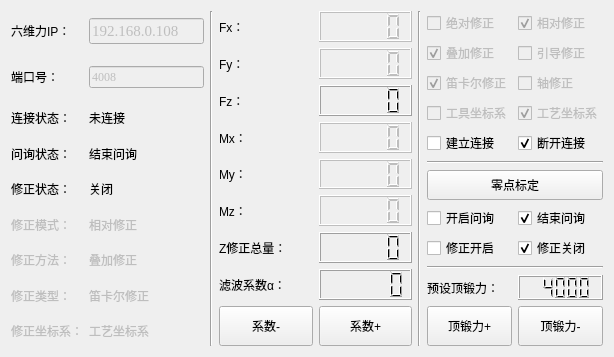
      <widget class="QWidget" name="tab">
       <attribute name="title">
        <string>六维力</string>
       </attribute>
       <layout class="QVBoxLayout" name="verticalLayout_2">
        <item>
         <layout class="QHBoxLayout" name="horizontalLayout_4" stretch="1,1,1,1,0">
          <item>
           <layout class="QGridLayout" name="gridLayout_14" rowstretch="0,0,0,0,0,0,0,0,0" columnstretch="0,0">
            <item row="5" column="0">
             <widget class="QLabel" name="label_27">
              <property name="enabled">
               <bool>false</bool>
              </property>
              <property name="text">
               <string>修正模式：</string>
              </property>
             </widget>
            </item>
            <item row="5" column="1">
             <widget class="QLabel" name="mlabel_sri_model">
              <property name="enabled">
               <bool>false</bool>
              </property>
              <property name="text">
               <string>相对修正</string>
              </property>
             </widget>
            </item>
            <item row="6" column="0">
             <widget class="QLabel" name="label_30">
              <property name="enabled">
               <bool>false</bool>
              </property>
              <property name="text">
               <string>修正方法：</string>
              </property>
             </widget>
            </item>
            <item row="6" column="1">
             <widget class="QLabel" name="mlabel_sri_method">
              <property name="enabled">
               <bool>false</bool>
              </property>
              <property name="text">
               <string>叠加修正</string>
              </property>
             </widget>
            </item>
            <item row="7" column="0">
             <widget class="QLabel" name="label_31">
              <property name="enabled">
               <bool>false</bool>
              </property>
              <property name="text">
               <string>修正类型：</string>
              </property>
             </widget>
            </item>
            <item row="7" column="1">
             <widget class="QLabel" name="mlabel_sri_type">
              <property name="enabled">
               <bool>false</bool>
              </property>
              <property name="text">
               <string>笛卡尔修正</string>
              </property>
             </widget>
            </item>
            <item row="8" column="0">
             <widget class="QLabel" name="label_32">
              <property name="enabled">
               <bool>false</bool>
              </property>
              <property name="text">
               <string>修正坐标系：</string>
              </property>
             </widget>
            </item>
            <item row="8" column="1">
             <widget class="QLabel" name="mlabel_sri_ccs">
              <property name="enabled">
               <bool>false</bool>
              </property>
              <property name="text">
               <string>工艺坐标系</string>
              </property>
             </widget>
            </item>
            <item row="4" column="0">
             <widget class="QLabel" name="label_33">
              <property name="text">
               <string>修正状态：</string>
              </property>
             </widget>
            </item>
            <item row="4" column="1">
             <widget class="QLabel" name="mlabel_rsie_status_onoff">
              <property name="text">
               <string>关闭</string>
              </property>
             </widget>
            </item>
            <item row="0" column="0">
             <widget class="QLabel" name="label_12">
              <property name="minimumSize">
               <size>
                <width>0</width>
                <height>40</height>
               </size>
              </property>
              <property name="text">
               <string>六维力IP：</string>
              </property>
             </widget>
            </item>
            <item row="1" column="0">
             <widget class="QLabel" name="label_14">
              <property name="minimumSize">
               <size>
                <width>0</width>
                <height>40</height>
               </size>
              </property>
              <property name="text">
               <string>端口号：</string>
              </property>
             </widget>
            </item>
            <item row="2" column="0">
             <widget class="QLabel" name="label_16">
              <property name="text">
               <string>连接状态：</string>
              </property>
             </widget>
            </item>
            <item row="2" column="1">
             <widget class="QLabel" name="mlabel_sri_status_connect">
              <property name="text">
               <string>未连接</string>
              </property>
             </widget>
            </item>
            <item row="0" column="1">
             <widget class="QLineEdit" name="mlineedit_sri_ip">
              <property name="enabled">
               <bool>false</bool>
              </property>
              <property name="font">
               <font>
                <family>Times New Roman</family>
                <pointsize>11</pointsize>
               </font>
              </property>
              <property name="text">
               <string>192.168.0.108</string>
              </property>
             </widget>
            </item>
            <item row="1" column="1">
             <widget class="QLineEdit" name="mlineedit_sri_port">
              <property name="enabled">
               <bool>false</bool>
              </property>
              <property name="font">
               <font>
                <family>Times New Roman</family>
               </font>
              </property>
              <property name="text">
               <string>4008</string>
              </property>
             </widget>
            </item>
            <item row="3" column="0">
             <widget class="QLabel" name="label_3">
              <property name="text">
               <string>问询状态：</string>
              </property>
             </widget>
            </item>
            <item row="3" column="1">
             <widget class="QLabel" name="mlabel_sri_status_ask">
              <property name="text">
               <string>结束问询</string>
              </property>
             </widget>
            </item>
           </layout>
          </item>
          <item>
           <widget class="Line" name="line_6">
            <property name="orientation">
             <enum>Qt::Vertical</enum>
            </property>
           </widget>
          </item>
          <item>
           <layout class="QGridLayout" name="gridLayout_16" rowstretch="0,0,0,0,0,0,0,0,0" columnstretch="1,1">
            <item row="6" column="1">
             <widget class="QLCDNumber" name="mlcdnumber_sri_correct_sum_z">
              <property name="enabled">
               <bool>true</bool>
              </property>
              <property name="minimumSize">
               <size>
                <width>0</width>
                <height>22</height>
               </size>
              </property>
             </widget>
            </item>
            <item row="6" column="0">
             <widget class="QLabel" name="label_42">
              <property name="text">
               <string>Z修正总量：</string>
              </property>
             </widget>
            </item>
            <item row="0" column="0">
             <widget class="QLabel" name="label_26">
              <property name="enabled">
               <bool>true</bool>
              </property>
              <property name="text">
               <string>Fx：</string>
              </property>
             </widget>
            </item>
            <item row="1" column="0">
             <widget class="QLabel" name="label_7">
              <property name="enabled">
               <bool>true</bool>
              </property>
              <property name="text">
               <string>Fy：</string>
              </property>
             </widget>
            </item>
            <item row="2" column="0">
             <widget class="QLabel" name="label_25">
              <property name="text">
               <string>Fz：</string>
              </property>
             </widget>
            </item>
            <item row="3" column="0">
             <widget class="QLabel" name="label_28">
              <property name="enabled">
               <bool>true</bool>
              </property>
              <property name="text">
               <string>Mx：</string>
              </property>
             </widget>
            </item>
            <item row="4" column="0">
             <widget class="QLabel" name="label_29">
              <property name="enabled">
               <bool>true</bool>
              </property>
              <property name="text">
               <string>My：</string>
              </property>
             </widget>
            </item>
            <item row="5" column="0">
             <widget class="QLabel" name="label_34">
              <property name="enabled">
               <bool>true</bool>
              </property>
              <property name="text">
               <string>Mz：</string>
              </property>
             </widget>
            </item>
            <item row="0" column="1">
             <widget class="QLCDNumber" name="mlcdnumber_sri_Fx">
              <property name="enabled">
               <bool>false</bool>
              </property>
              <property name="minimumSize">
               <size>
                <width>0</width>
                <height>22</height>
               </size>
              </property>
             </widget>
            </item>
            <item row="1" column="1">
             <widget class="QLCDNumber" name="mlcdnumber_sri_Fy">
              <property name="enabled">
               <bool>false</bool>
              </property>
              <property name="minimumSize">
               <size>
                <width>0</width>
                <height>22</height>
               </size>
              </property>
             </widget>
            </item>
            <item row="2" column="1">
             <widget class="QLCDNumber" name="mlcdnumber_sri_Fz">
              <property name="enabled">
               <bool>true</bool>
              </property>
              <property name="minimumSize">
               <size>
                <width>0</width>
                <height>22</height>
               </size>
              </property>
             </widget>
            </item>
            <item row="3" column="1">
             <widget class="QLCDNumber" name="mlcdnumber_sri_Mx">
              <property name="enabled">
               <bool>false</bool>
              </property>
              <property name="minimumSize">
               <size>
                <width>0</width>
                <height>22</height>
               </size>
              </property>
             </widget>
            </item>
            <item row="4" column="1">
             <widget class="QLCDNumber" name="mlcdnumber_sri_My">
              <property name="enabled">
               <bool>false</bool>
              </property>
              <property name="minimumSize">
               <size>
                <width>0</width>
                <height>22</height>
               </size>
              </property>
             </widget>
            </item>
            <item row="5" column="1">
             <widget class="QLCDNumber" name="mlcdnumber_sri_Mz">
              <property name="enabled">
               <bool>false</bool>
              </property>
              <property name="minimumSize">
               <size>
                <width>0</width>
                <height>22</height>
               </size>
              </property>
             </widget>
            </item>
            <item row="7" column="0">
             <widget class="QLabel" name="label_41">
              <property name="text">
               <string>滤波系数α：</string>
              </property>
             </widget>
            </item>
            <item row="7" column="1">
             <widget class="QLCDNumber" name="lcdNumber">
              <property name="smallDecimalPoint">
               <bool>true</bool>
              </property>
              <property name="value" stdset="0">
               <double>0.000000000000000</double>
              </property>
              <property name="intValue" stdset="0">
               <number>0</number>
              </property>
             </widget>
            </item>
            <item row="8" column="0">
             <widget class="QPushButton" name="pushButton">
              <property name="minimumSize">
               <size>
                <width>0</width>
                <height>40</height>
               </size>
              </property>
              <property name="text">
               <string>系数-</string>
              </property>
             </widget>
            </item>
            <item row="8" column="1">
             <widget class="QPushButton" name="pushButton_2">
              <property name="minimumSize">
               <size>
                <width>0</width>
                <height>40</height>
               </size>
              </property>
              <property name="text">
               <string>系数+</string>
              </property>
             </widget>
            </item>
           </layout>
          </item>
          <item>
           <widget class="Line" name="line_8">
            <property name="orientation">
             <enum>Qt::Vertical</enum>
            </property>
           </widget>
          </item>
          <item>
           <layout class="QGridLayout" name="gridLayout_15" rowstretch="1,0,0,0,0,0,0,0,0,0,0,0,0,0,0" columnstretch="1,0">
            <item row="0" column="0">
             <widget class="QCheckBox" name="checkBox">
              <property name="enabled">
               <bool>false</bool>
              </property>
              <property name="text">
               <string>绝对修正</string>
              </property>
             </widget>
            </item>
            <item row="0" column="1">
             <widget class="QCheckBox" name="checkBox_2">
              <property name="enabled">
               <bool>false</bool>
              </property>
              <property name="text">
               <string>相对修正</string>
              </property>
              <property name="checked">
               <bool>true</bool>
              </property>
             </widget>
            </item>
            <item row="1" column="0">
             <widget class="QCheckBox" name="checkBox_3">
              <property name="enabled">
               <bool>false</bool>
              </property>
              <property name="text">
               <string>叠加修正</string>
              </property>
              <property name="checked">
               <bool>true</bool>
              </property>
             </widget>
            </item>
            <item row="1" column="1">
             <widget class="QCheckBox" name="checkBox_4">
              <property name="enabled">
               <bool>false</bool>
              </property>
              <property name="text">
               <string>引导修正</string>
              </property>
             </widget>
            </item>
            <item row="2" column="0">
             <widget class="QCheckBox" name="checkBox_5">
              <property name="enabled">
               <bool>false</bool>
              </property>
              <property name="text">
               <string>笛卡尔修正</string>
              </property>
              <property name="checked">
               <bool>true</bool>
              </property>
             </widget>
            </item>
            <item row="2" column="1">
             <widget class="QCheckBox" name="checkBox_6">
              <property name="enabled">
               <bool>false</bool>
              </property>
              <property name="text">
               <string>轴修正</string>
              </property>
             </widget>
            </item>
            <item row="3" column="0">
             <widget class="QCheckBox" name="checkBox_7">
              <property name="enabled">
               <bool>false</bool>
              </property>
              <property name="text">
               <string>工具坐标系</string>
              </property>
             </widget>
            </item>
            <item row="3" column="1">
             <widget class="QCheckBox" name="checkBox_8">
              <property name="enabled">
               <bool>false</bool>
              </property>
              <property name="text">
               <string>工艺坐标系</string>
              </property>
              <property name="checked">
               <bool>true</bool>
              </property>
             </widget>
            </item>
            <item row="10" column="0">
             <widget class="QCheckBox" name="mcheckbox_sri_status_on">
              <property name="enabled">
               <bool>true</bool>
              </property>
              <property name="text">
               <string>修正开启</string>
              </property>
             </widget>
            </item>
            <item row="10" column="1">
             <widget class="QCheckBox" name="mcheckbox_sri_status_off">
              <property name="enabled">
               <bool>true</bool>
              </property>
              <property name="text">
               <string>修正关闭</string>
              </property>
              <property name="checked">
               <bool>true</bool>
              </property>
             </widget>
            </item>
            <item row="14" column="0">
             <widget class="QPushButton" name="mpushbutton_sri_fzsetting_up">
              <property name="enabled">
               <bool>true</bool>
              </property>
              <property name="minimumSize">
               <size>
                <width>0</width>
                <height>40</height>
               </size>
              </property>
              <property name="text">
               <string>顶锻力+</string>
              </property>
             </widget>
            </item>
            <item row="14" column="1">
             <widget class="QPushButton" name="mpushbutton_sri_fzsetting_down">
              <property name="enabled">
               <bool>true</bool>
              </property>
              <property name="minimumSize">
               <size>
                <width>0</width>
                <height>40</height>
               </size>
              </property>
              <property name="text">
               <string>顶锻力-</string>
              </property>
             </widget>
            </item>
            <item row="4" column="0">
             <widget class="QCheckBox" name="mcheckbox_sri_connect">
              <property name="text">
               <string>建立连接</string>
              </property>
             </widget>
            </item>
            <item row="4" column="1">
             <widget class="QCheckBox" name="mcheckbox_sri_disconnect">
              <property name="text">
               <string>断开连接</string>
              </property>
              <property name="checked">
               <bool>true</bool>
              </property>
             </widget>
            </item>
            <item row="13" column="0">
             <widget class="QLabel" name="label_2">
              <property name="enabled">
               <bool>true</bool>
              </property>
              <property name="text">
               <string>预设顶锻力：</string>
              </property>
             </widget>
            </item>
            <item row="13" column="1">
             <widget class="QLCDNumber" name="mlcdnumber_sri_fzsetting">
              <property name="enabled">
               <bool>true</bool>
              </property>
              <property name="minimumSize">
               <size>
                <width>0</width>
                <height>25</height>
               </size>
              </property>
              <property name="value" stdset="0">
               <double>4000.000000000000000</double>
              </property>
             </widget>
            </item>
            <item row="8" column="0">
             <widget class="QCheckBox" name="mcheckbox_sri_ask">
              <property name="enabled">
               <bool>true</bool>
              </property>
              <property name="text">
               <string>开启问询</string>
              </property>
             </widget>
            </item>
            <item row="8" column="1">
             <widget class="QCheckBox" name="mcheckbox_sri_stop">
              <property name="enabled">
               <bool>true</bool>
              </property>
              <property name="text">
               <string>结束问询</string>
              </property>
              <property name="checked">
               <bool>true</bool>
              </property>
             </widget>
            </item>
            <item row="12" column="0" colspan="2">
             <widget class="Line" name="line_7">
              <property name="orientation">
               <enum>Qt::Horizontal</enum>
              </property>
             </widget>
            </item>
            <item row="6" column="0" colspan="2">
             <widget class="Line" name="line_13">
              <property name="orientation">
               <enum>Qt::Horizontal</enum>
              </property>
             </widget>
            </item>
            <item row="7" column="0" colspan="2">
             <widget class="QPushButton" name="mpushbutton_sri_zero">
              <property name="minimumSize">
               <size>
                <width>0</width>
                <height>30</height>
               </size>
              </property>
              <property name="text">
               <string>零点标定</string>
              </property>
             </widget>
            </item>
           </layout>
          </item>
         </layout>
        </item>
       </layout>
      </widget>
